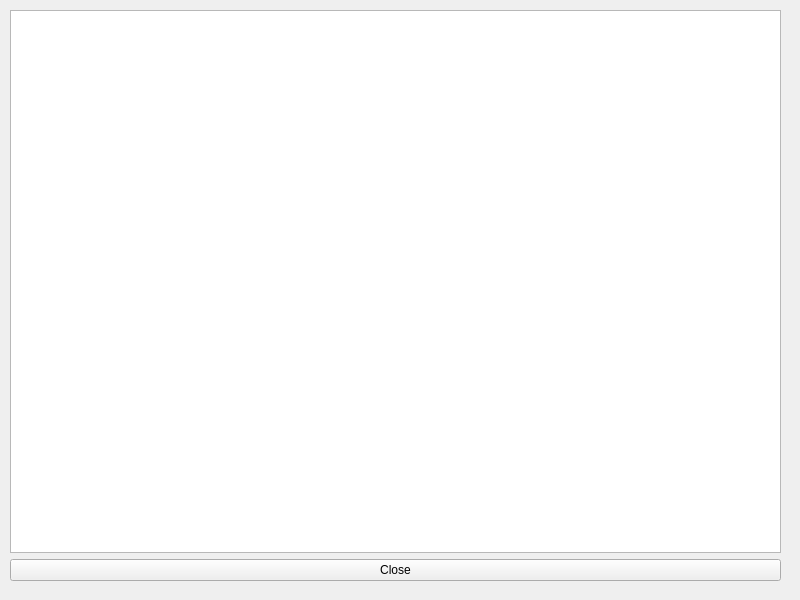
<?xml version="1.0" encoding="UTF-8"?>
<ui version="4.0">
 <class>Graveyard</class>
 <widget class="QWidget" name="Graveyard">
  <property name="geometry">
   <rect>
    <x>0</x>
    <y>0</y>
    <width>800</width>
    <height>600</height>
   </rect>
  </property>
  <property name="windowTitle">
   <string>Graveyard</string>
  </property>
  <widget class="QWidget" name="verticalLayoutWidget">
   <property name="geometry">
    <rect>
     <x>10</x>
     <y>10</y>
     <width>771</width>
     <height>571</height>
    </rect>
   </property>
   <layout class="QVBoxLayout" name="verticalLayout">
    <item>
     <widget class="QGraphicsView" name="graphicsView"/>
    </item>
    <item>
     <layout class="QHBoxLayout" name="horizontalLayout">
      <item>
       <widget class="QPushButton" name="closeButton">
        <property name="text">
         <string>Close</string>
        </property>
       </widget>
      </item>
     </layout>
    </item>
   </layout>
  </widget>
 </widget>
 <resources/>
 <connections/>
</ui>
